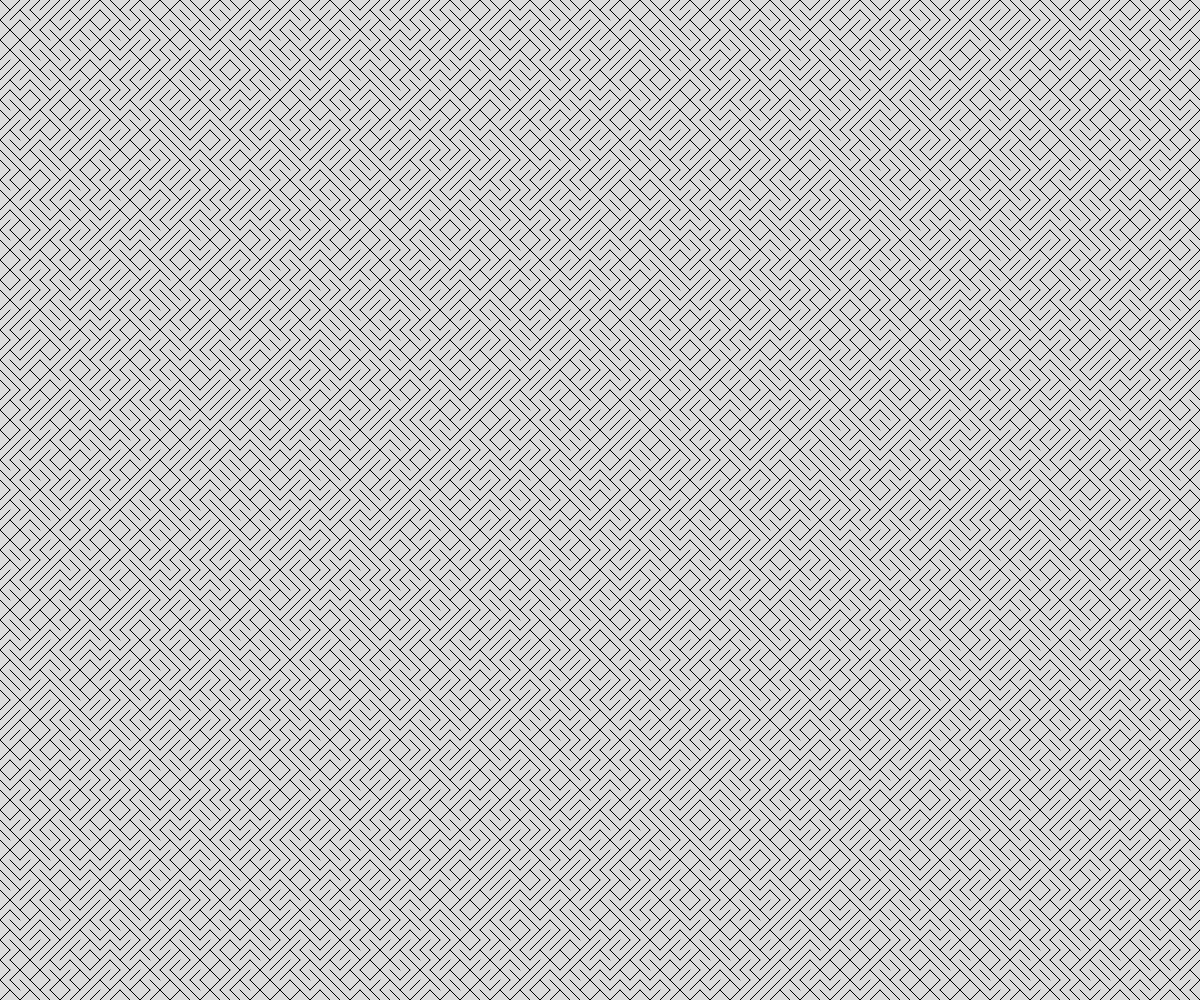
Frame 1 (no input)
Frame 60 (no input): identical to frame 1, image omitted
Frame 120 (the mouse pressed at the canvas centre since frame 60): identical to frame 1, image omitted

The p5.js sketch that drew this single still picture (run headless with seeded random() and noise() and a simulated clock; from frame 60 on, the mouse is pressed at the canvas centre):

// p5.js sketch
// ── sketch.js
// they call this one parallax scrolling if you're awesome B")

let theTiles = [];
const CONSTS_ARE_USELESS = 10; // i will forever preach my truth....

function setup() {
  createCanvas(windowWidth, windowHeight);
  for (let x = CONSTS_ARE_USELESS/2; x < width; x += CONSTS_ARE_USELESS) {
    for (let y = CONSTS_ARE_USELESS/2; y < height; y += CONSTS_ARE_USELESS) {
      let theGoat = spawnTile(x,y, CONSTS_ARE_USELESS);
      theTiles.push(theGoat);
    }
  }
}

function draw() {
  background(220);
  for (let tile of theTiles) {
    line(tile.point1.x,tile.point1.y,tile.point2.x,tile.point2.y);
  }
}

function spawnTile(x, y, tileSize) {
  let chance = random(100);
  let tile;
  if (chance < 50) {
    tile = {point1:{x: x - tileSize/2, y: y + tileSize/2}, point2:{x: x + tileSize/2, y: y - tileSize/2}} // dictionary... my beautiful baby... i love dictionaries....
  }
  else {
    tile = {point1:{x: x - tileSize/2, y: y - tileSize/2}, point2:{x: x + tileSize/2, y: y + tileSize/2}}
  }
  return tile;
}
